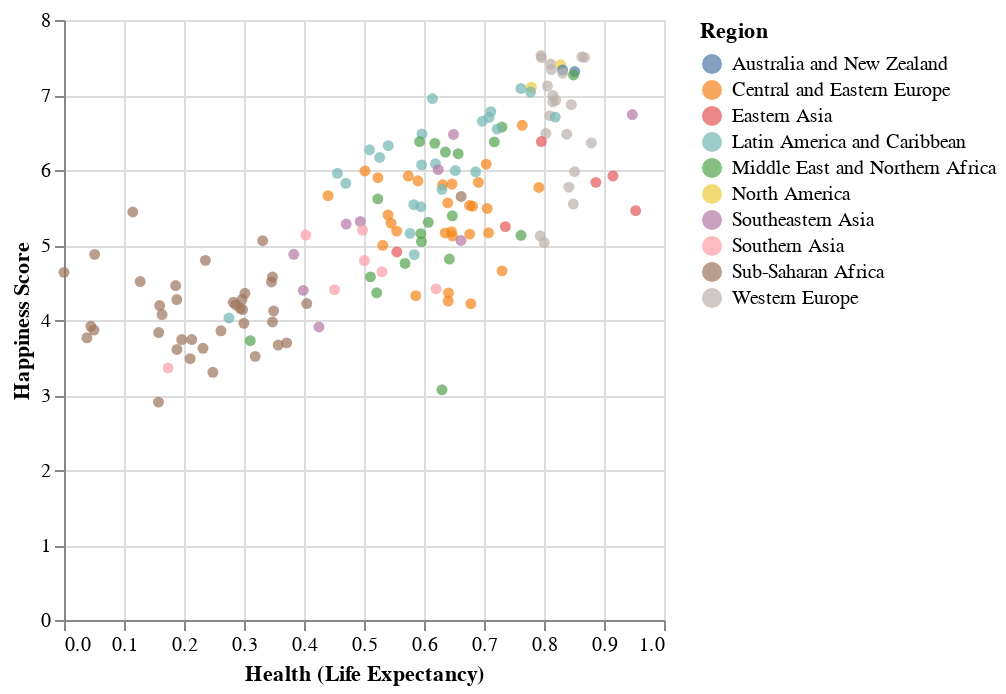

The cell this chart's notebook holds for it:
### Markdown cell above
This process is to expand and build on explore the different ways thst might layer more information onto these representations.
I will add additional variables to visualizations. Adding tool tips and some basic interaction. 

Create a scatter plot, exploring correlations between health and hapiness. One logical connection building on this , might be health and happiness more, or less correlated around different regions of the globe. To do that, I might choose to add an extra variable to visualization. In this case , I'm going to add color to encode the region that each country represents. 

I can do this in a very pretty simple way, all I have to do is add a new visual variable called color and bind to the aspect of the data that I want to show through color.In this case, the attribute I care about is region. I can see the different colors in the  scatterplot, that group that different regions of the world. for example Western Europe tends to have fairly high life expectancy and fairly high happiness. But  maybe I don't see those deep regional correlations that I expected to see in our data

### Code cell
# Columns that corrected with hapiness 
# Create Scatter plot with Geometric 
# There are some variation in the report
# Add Color to identify the specific region
alt.Chart(data).mark_circle().encode(
 x = "Health (Life Expectancy)" ,
 y = "Happiness Score" ,
color= "Region")

### Figure 1 — Vega-Lite specification as saved in the notebook (floating-point values rounded to 4 significant figures; data arrays with more than 128 entries replaced by an {"elided": "..."} marker saying what was removed)
{"config": {"view": {"continuousWidth": 300, "continuousHeight": 300}}, "data": {"name": "data-7788278e77f66128859c57f947a291e7"}, "mark": {"type": "circle"}, "encoding": {"color": {"field": "Region", "type": "nominal"}, "x": {"field": "Health (Life Expectancy)", "type": "quantitative"}, "y": {"field": "Happiness Score", "type": "quantitative"}}, "$schema": "https://vega.github.io/schema/vega-lite/v5.8.0.json", "datasets": {"data-7788278e77f66128859c57f947a291e7": {"elided": "157 records"}}}
